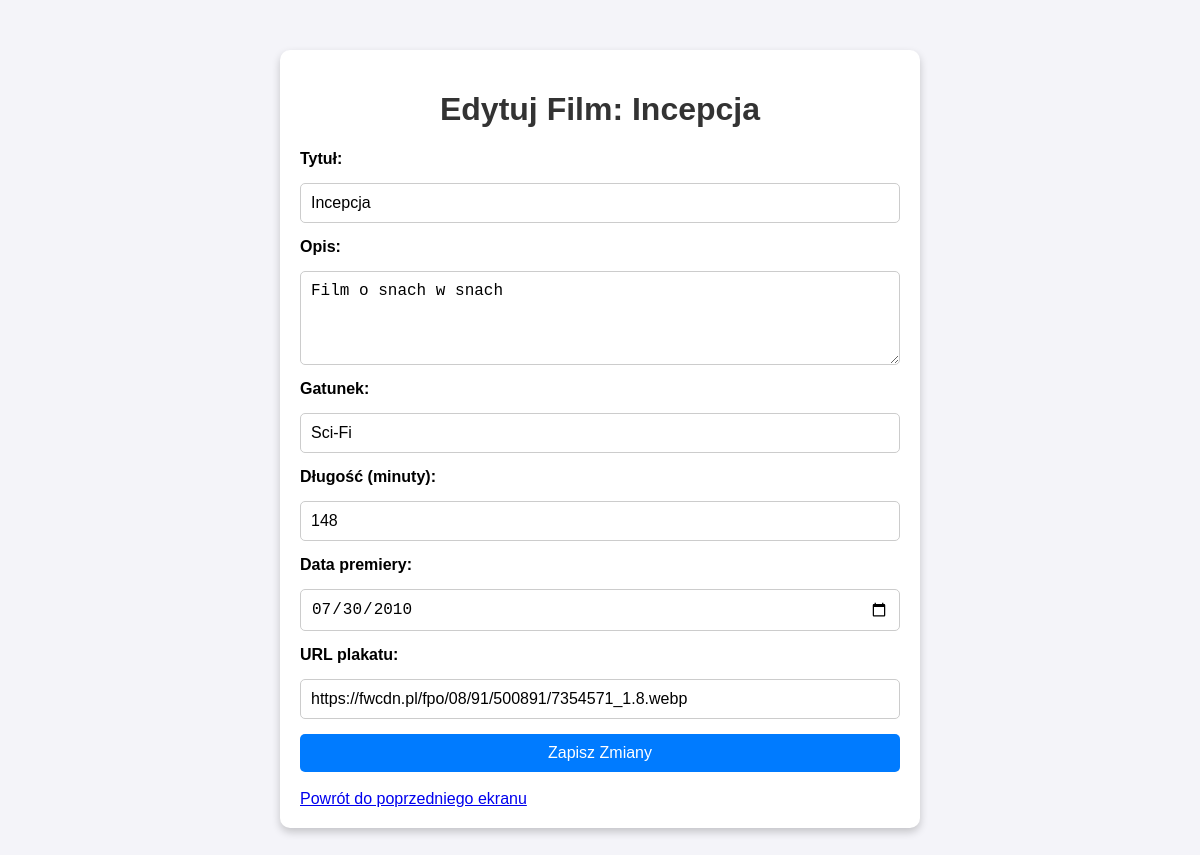
Screenshot of /admin/bazy/zarzadzaj_filmami/edytuj/1 with the database file from the repository.
### app.py (models this page shows)
class Film(db.Model):
    __tablename__ = 'filmy'
    id = db.Column(db.Integer, primary_key=True)
    tytul = db.Column(db.String(150), nullable=False)
    opis = db.Column(db.Text, nullable=True)
    gatunek = db.Column(db.String(50), nullable=False)
    dlugosc = db.Column(db.Integer, nullable=False)
    data_premiery = db.Column(db.Date, nullable=False)
    plakat_url = db.Column(db.String(1000), nullable=True)
    seanse = db.relationship('Seans', backref='film', lazy=True) #db.relationship - służy do definiowania relacji między tabelami

### app.py (the view, shortened to what this page needs)
@app.route('/admin/bazy/zarzadzaj_filmami/edytuj/<int:film_id>', methods=['GET', 'POST'])
def edytuj_film(film_id):
    film = Film.query.get_or_404(film_id)  # Pobieramy film z bazy na podstawie jego ID
    return render_template('admin_bazy_zarzadzaj_filmami_edytuj.html', film=film)

### app.py (called while the page is built)
@app.before_request
def load_database():
    g.kino = {
        "admin" : Administrator.query.all(),
        "film" : Film.query.all(),
        "rezerwacja" : Rezerwacja.query.all(),
        "seans" : Seans.query.all(),
        "klient" : Klient.query.all()
    }

### templates/admin_bazy_zarzadzaj_filmami_edytuj.html (shortened to what this page needs)
<!DOCTYPE html>
<html lang="pl">
<head>
</head>
<body>
    <div class="container">
        <h1>Edytuj Film: {{ film.tytul }}</h1>
        <form method="POST">
            <label for="tytul">Tytuł:</label>
            <input type="text" id="tytul" name="tytul" value="{{ film.tytul }}" required>
            <label for="opis">Opis:</label>
            <textarea id="opis" name="opis" rows="4">{{ film.opis }}</textarea>
            <label for="gatunek">Gatunek:</label>
            <input type="text" id="gatunek" name="gatunek" value="{{ film.gatunek }}" required>
            <label for="dlugosc">Długość (minuty):</label>
            <input type="number" id="dlugosc" name="dlugosc" value="{{ film.dlugosc }}" required>
            <label for="data_premiery">Data premiery:</label>
            <input type="date" id="data_premiery" name="data_premiery" value="{{ film.data_premiery.strftime('%Y-%m-%d') }}" required>
            <label for="plakat_url">URL plakatu:</label>
            <input type="url" id="plakat_url" name="plakat_url" value="{{ film.plakat_url }}">
            <button type="submit">Zapisz Zmiany</button>
        </form>
        <br>
        <a href="{{ url_for('zarzadzaj_filmami') }}">Powrót do poprzedniego ekranu</a>
    </div>
</body>
</html>

### templates/admin_bazy_zarzadzaj_filmami_edytuj.html (style rules this page uses)
body { font-family: Arial, sans-serif; background-color: #f4f4f9; margin: 0; padding: 0; }
.container { max-width: 600px; margin: 50px auto; padding: 20px; background-color: #ffffff; border-radius: 10px; box-shadow: 0 4px 8px rgba(0, 0, 0, 0.2); }
h1 { text-align: center; color: #333333; }
form { display: flex; flex-direction: column; gap: 15px; }
label { font-weight: bold; }
input, textarea, button { padding: 10px; font-size: 16px; border: 1px solid #ccc; border-radius: 5px; }
button { background-color: #007bff; color: white; cursor: pointer; border: none; }

### rows the page displays
Film: tytul "Incepcja", opis "Film o snach w snach", gatunek "Sci-Fi", dlugosc "148", data_premiery "07/30/2010", plakat_url "https://fwcdn.pl/fpo/08/91/500891/7354571_1.8.webp"
